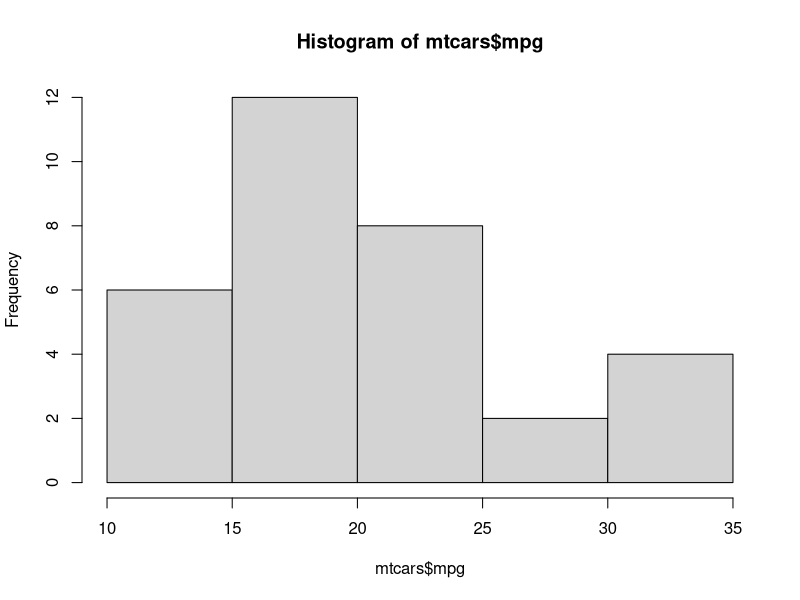
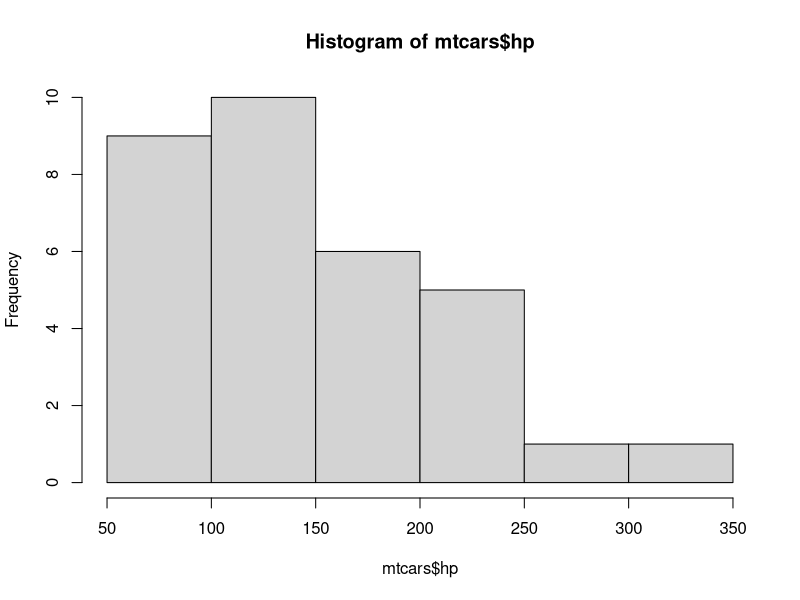
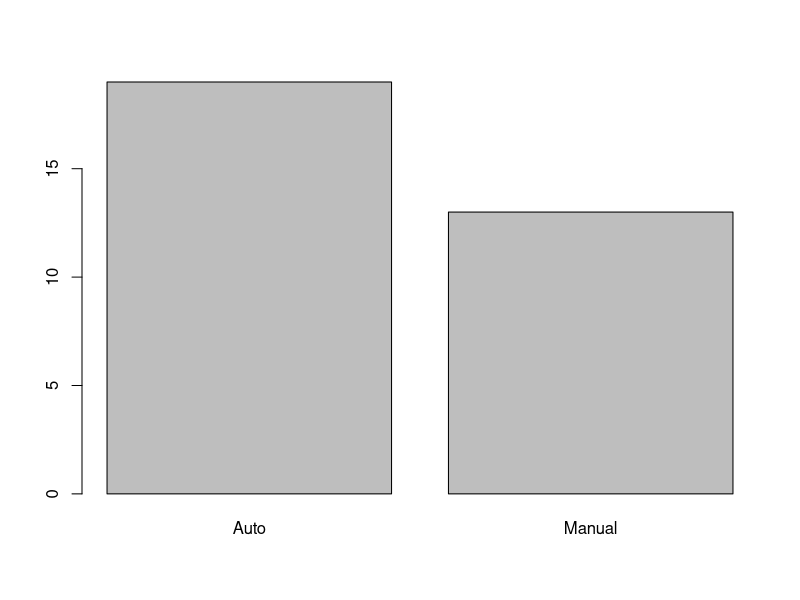
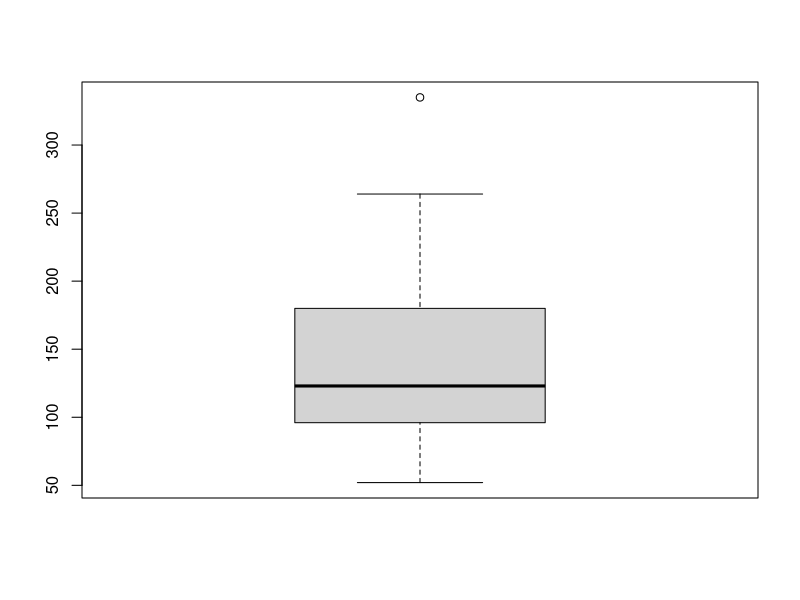
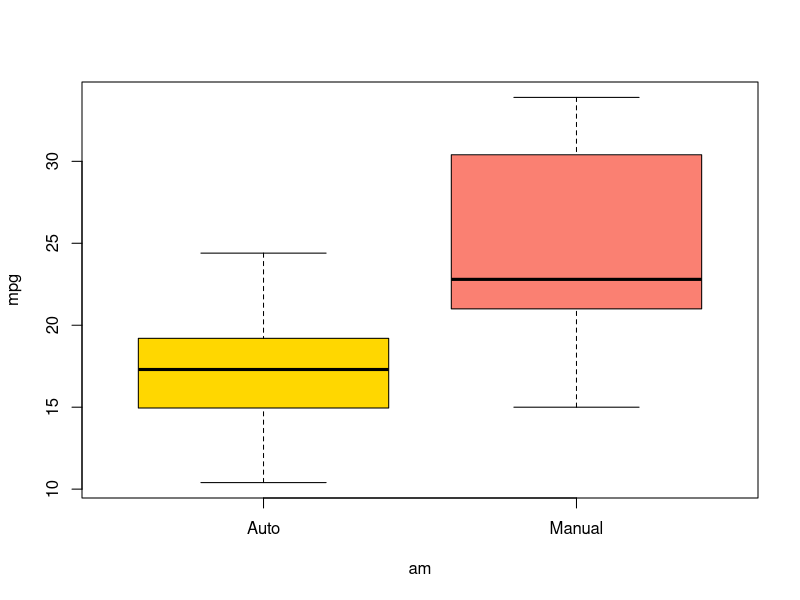
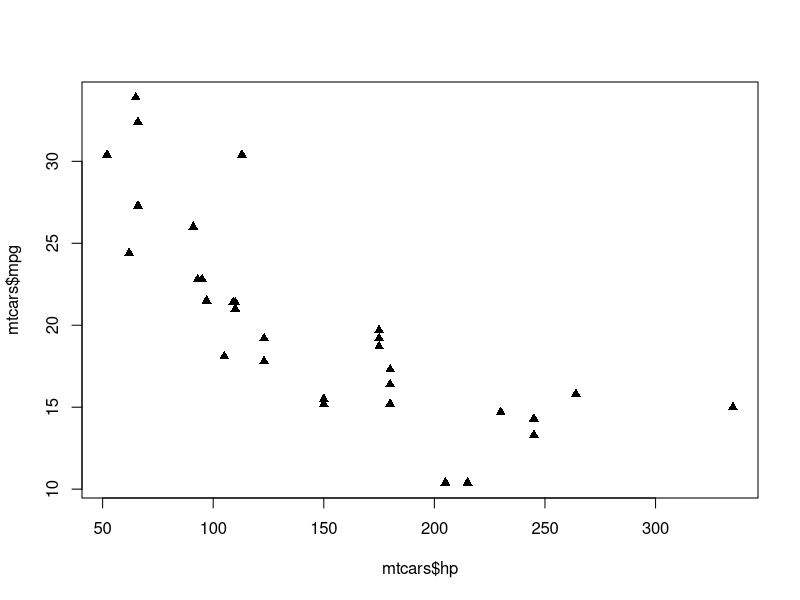

These figures' R source, in order:
getwd()

library(tidyverse)

##basc plots BASE R
hist(mtcars$mpg)
hist(mtcars$hp)
str(mtcars)

mtcars$am <- factor(mtcars$am,
                 labels = c("Auto","Manual"))
mtcars                

##BBar plot
barplot(table(mtcars$am))

## Box plot
boxplot(mtcars$hp)
fivenum(mtcars$hp)

boxplot(mpg ~ am,data = mtcars,
        col = c("gold", "salmon"))

## Scatter
plot(mtcars$hp,mtcars$mpg, pch =17)









